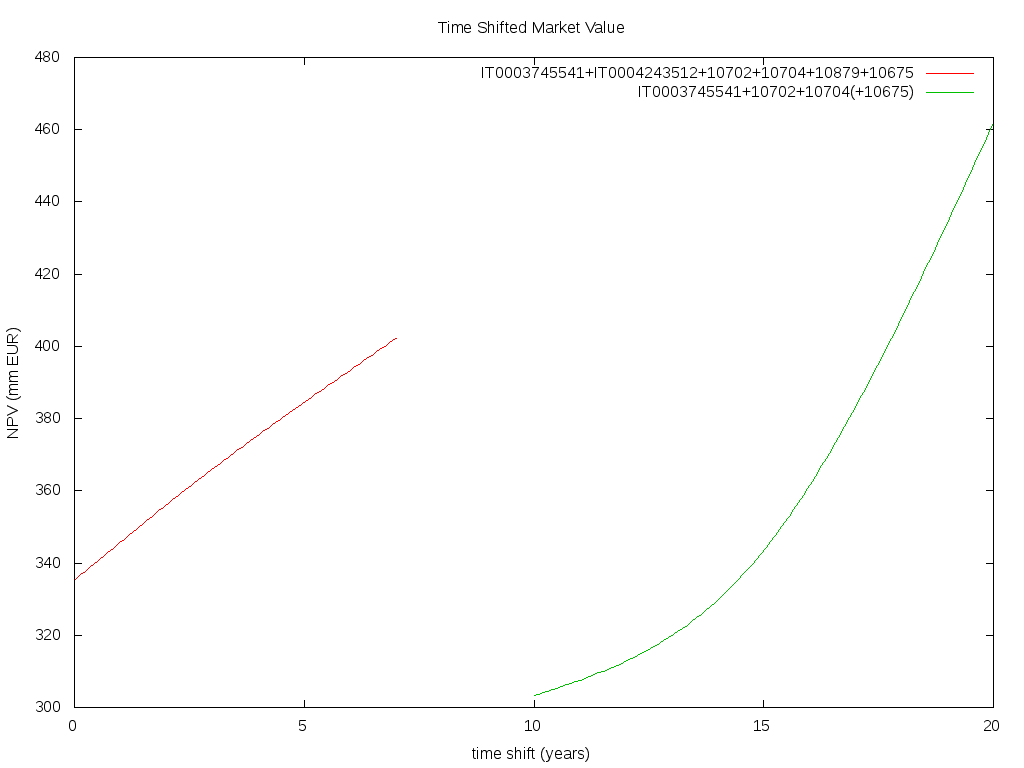

Write the gnuplot code that produced this figure.
set xrange [0:20]
set yrange [*:*]
set format x "%.0f"
set format y "%.0f"
set xlabel "time shift (years)"
set ylabel "NPV (mm EUR)"
set title "Time Shifted Market Value"
set key default
plot "cpi1.dat" using 1:($2/1000000) with lines smooth csplines title "IT0003745541+IT0004243512+10702+10704+10879+10675", "cpi2.dat" using 1:($2/1000000) with lines smooth csplines title "IT0003745541+10702+10704(+10675)"
